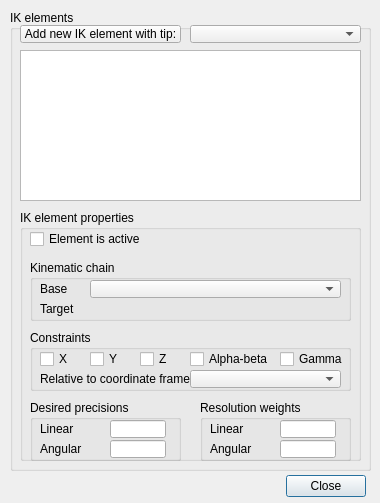
<?xml version="1.0" encoding="UTF-8"?>
<ui version="4.0">
 <class>CQDlgIkElements</class>
 <widget class="QDialog" name="CQDlgIkElements">
  <property name="geometry">
   <rect>
    <x>0</x>
    <y>0</y>
    <width>380</width>
    <height>503</height>
   </rect>
  </property>
  <property name="windowTitle">
   <string>IK Elements</string>
  </property>
  <property name="locale">
   <locale language="English" country="UnitedStates"/>
  </property>
  <widget class="QGroupBox" name="groupBox">
   <property name="geometry">
    <rect>
     <x>10</x>
     <y>10</y>
     <width>361</width>
     <height>461</height>
    </rect>
   </property>
   <property name="title">
    <string>IK elements</string>
   </property>
   <property name="flat">
    <bool>true</bool>
   </property>
   <widget class="QToolButton" name="qqAddNewElement">
    <property name="geometry">
     <rect>
      <x>10</x>
      <y>15</y>
      <width>161</width>
      <height>18</height>
     </rect>
    </property>
    <property name="focusPolicy">
     <enum>Qt::StrongFocus</enum>
    </property>
    <property name="text">
     <string>Add new IK element with tip:</string>
    </property>
   </widget>
   <widget class="QListWidget" name="qqList">
    <property name="geometry">
     <rect>
      <x>10</x>
      <y>40</y>
      <width>341</width>
      <height>151</height>
     </rect>
    </property>
   </widget>
   <widget class="QGroupBox" name="groupBox_2">
    <property name="geometry">
     <rect>
      <x>10</x>
      <y>200</y>
      <width>341</width>
      <height>251</height>
     </rect>
    </property>
    <property name="title">
     <string>IK element properties</string>
    </property>
    <property name="flat">
     <bool>true</bool>
    </property>
    <widget class="QCheckBox" name="qqActive">
     <property name="geometry">
      <rect>
       <x>10</x>
       <y>20</y>
       <width>121</width>
       <height>18</height>
      </rect>
     </property>
     <property name="focusPolicy">
      <enum>Qt::StrongFocus</enum>
     </property>
     <property name="text">
      <string>Element is active</string>
     </property>
    </widget>
    <widget class="QGroupBox" name="groupBox_3">
     <property name="geometry">
      <rect>
       <x>10</x>
       <y>50</y>
       <width>321</width>
       <height>61</height>
      </rect>
     </property>
     <property name="title">
      <string>Kinematic chain</string>
     </property>
     <property name="flat">
      <bool>true</bool>
     </property>
     <widget class="QLabel" name="label">
      <property name="geometry">
       <rect>
        <x>10</x>
        <y>20</y>
        <width>51</width>
        <height>18</height>
       </rect>
      </property>
      <property name="text">
       <string>Base</string>
      </property>
     </widget>
     <widget class="QComboBox" name="qqBaseCombo">
      <property name="geometry">
       <rect>
        <x>60</x>
        <y>20</y>
        <width>251</width>
        <height>18</height>
       </rect>
      </property>
      <property name="maxVisibleItems">
       <number>30</number>
      </property>
     </widget>
     <widget class="QLabel" name="qqTargetString">
      <property name="geometry">
       <rect>
        <x>60</x>
        <y>40</y>
        <width>251</width>
        <height>18</height>
       </rect>
      </property>
      <property name="font">
       <font>
        <weight>75</weight>
        <bold>true</bold>
       </font>
      </property>
      <property name="text">
       <string/>
      </property>
     </widget>
     <widget class="QLabel" name="label_2">
      <property name="geometry">
       <rect>
        <x>10</x>
        <y>40</y>
        <width>51</width>
        <height>18</height>
       </rect>
      </property>
      <property name="text">
       <string>Target</string>
      </property>
     </widget>
    </widget>
    <widget class="QGroupBox" name="groupBox_4">
     <property name="geometry">
      <rect>
       <x>10</x>
       <y>120</y>
       <width>321</width>
       <height>61</height>
      </rect>
     </property>
     <property name="title">
      <string>Constraints</string>
     </property>
     <property name="flat">
      <bool>true</bool>
     </property>
     <widget class="QCheckBox" name="qqX">
      <property name="geometry">
       <rect>
        <x>10</x>
        <y>20</y>
        <width>51</width>
        <height>18</height>
       </rect>
      </property>
      <property name="focusPolicy">
       <enum>Qt::StrongFocus</enum>
      </property>
      <property name="text">
       <string>X</string>
      </property>
     </widget>
     <widget class="QCheckBox" name="qqY">
      <property name="geometry">
       <rect>
        <x>60</x>
        <y>20</y>
        <width>51</width>
        <height>18</height>
       </rect>
      </property>
      <property name="focusPolicy">
       <enum>Qt::StrongFocus</enum>
      </property>
      <property name="text">
       <string>Y</string>
      </property>
     </widget>
     <widget class="QCheckBox" name="qqZ">
      <property name="geometry">
       <rect>
        <x>110</x>
        <y>20</y>
        <width>51</width>
        <height>18</height>
       </rect>
      </property>
      <property name="focusPolicy">
       <enum>Qt::StrongFocus</enum>
      </property>
      <property name="text">
       <string>Z</string>
      </property>
     </widget>
     <widget class="QCheckBox" name="qqAlphaBeta">
      <property name="geometry">
       <rect>
        <x>160</x>
        <y>20</y>
        <width>91</width>
        <height>18</height>
       </rect>
      </property>
      <property name="focusPolicy">
       <enum>Qt::StrongFocus</enum>
      </property>
      <property name="text">
       <string>Alpha-beta</string>
      </property>
     </widget>
     <widget class="QCheckBox" name="qqGamma">
      <property name="geometry">
       <rect>
        <x>250</x>
        <y>20</y>
        <width>81</width>
        <height>18</height>
       </rect>
      </property>
      <property name="focusPolicy">
       <enum>Qt::StrongFocus</enum>
      </property>
      <property name="text">
       <string>Gamma</string>
      </property>
     </widget>
     <widget class="QLabel" name="qqTargetString_2">
      <property name="geometry">
       <rect>
        <x>10</x>
        <y>40</y>
        <width>151</width>
        <height>18</height>
       </rect>
      </property>
      <property name="text">
       <string>Relative to coordinate frame</string>
      </property>
     </widget>
     <widget class="QComboBox" name="qqRelativeCombo">
      <property name="geometry">
       <rect>
        <x>160</x>
        <y>40</y>
        <width>151</width>
        <height>18</height>
       </rect>
      </property>
      <property name="maxVisibleItems">
       <number>30</number>
      </property>
     </widget>
    </widget>
    <widget class="QGroupBox" name="groupBox_5">
     <property name="geometry">
      <rect>
       <x>10</x>
       <y>190</y>
       <width>151</width>
       <height>61</height>
      </rect>
     </property>
     <property name="title">
      <string>Desired precisions</string>
     </property>
     <property name="flat">
      <bool>true</bool>
     </property>
     <widget class="QLabel" name="qqTargetString_3">
      <property name="geometry">
       <rect>
        <x>10</x>
        <y>20</y>
        <width>71</width>
        <height>18</height>
       </rect>
      </property>
      <property name="text">
       <string>Linear</string>
      </property>
     </widget>
     <widget class="QLineEdit" name="qqPrecisionLinear">
      <property name="geometry">
       <rect>
        <x>80</x>
        <y>20</y>
        <width>56</width>
        <height>18</height>
       </rect>
      </property>
     </widget>
     <widget class="QLabel" name="qqTargetString_4">
      <property name="geometry">
       <rect>
        <x>10</x>
        <y>40</y>
        <width>71</width>
        <height>18</height>
       </rect>
      </property>
      <property name="text">
       <string>Angular</string>
      </property>
     </widget>
     <widget class="QLineEdit" name="qqPrecisionAngular">
      <property name="geometry">
       <rect>
        <x>80</x>
        <y>40</y>
        <width>56</width>
        <height>18</height>
       </rect>
      </property>
     </widget>
    </widget>
    <widget class="QGroupBox" name="groupBox_6">
     <property name="geometry">
      <rect>
       <x>180</x>
       <y>190</y>
       <width>151</width>
       <height>61</height>
      </rect>
     </property>
     <property name="title">
      <string>Resolution weights</string>
     </property>
     <property name="flat">
      <bool>true</bool>
     </property>
     <widget class="QLineEdit" name="qqWeightAngular">
      <property name="geometry">
       <rect>
        <x>80</x>
        <y>40</y>
        <width>56</width>
        <height>18</height>
       </rect>
      </property>
     </widget>
     <widget class="QLabel" name="qqTargetString_5">
      <property name="geometry">
       <rect>
        <x>10</x>
        <y>20</y>
        <width>71</width>
        <height>18</height>
       </rect>
      </property>
      <property name="text">
       <string>Linear</string>
      </property>
     </widget>
     <widget class="QLineEdit" name="qqWeightLinear">
      <property name="geometry">
       <rect>
        <x>80</x>
        <y>20</y>
        <width>56</width>
        <height>18</height>
       </rect>
      </property>
     </widget>
     <widget class="QLabel" name="qqTargetString_6">
      <property name="geometry">
       <rect>
        <x>10</x>
        <y>40</y>
        <width>71</width>
        <height>18</height>
       </rect>
      </property>
      <property name="text">
       <string>Angular</string>
      </property>
     </widget>
    </widget>
   </widget>
   <widget class="QComboBox" name="qqTipCombo">
    <property name="geometry">
     <rect>
      <x>180</x>
      <y>15</y>
      <width>171</width>
      <height>18</height>
     </rect>
    </property>
    <property name="maxVisibleItems">
     <number>30</number>
    </property>
   </widget>
  </widget>
  <widget class="QDialogButtonBox" name="buttonBox">
   <property name="geometry">
    <rect>
     <x>15</x>
     <y>470</y>
     <width>351</width>
     <height>32</height>
    </rect>
   </property>
   <property name="standardButtons">
    <set>QDialogButtonBox::Close</set>
   </property>
  </widget>
 </widget>
 <resources/>
 <connections/>
</ui>
